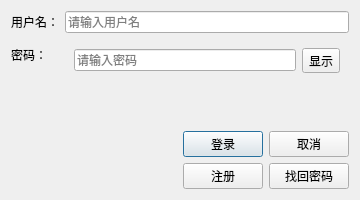
<?xml version="1.0" encoding="UTF-8"?>
<ui version="4.0">
 <class>LoginDialog</class>
 <widget class="QDialog" name="LoginDialog">
  <property name="geometry">
   <rect>
    <x>0</x>
    <y>0</y>
    <width>360</width>
    <height>200</height>
   </rect>
  </property>
  <property name="windowTitle">
   <string>登录</string>
  </property>
  <layout class="QVBoxLayout" name="verticalLayout">
   <item>
    <layout class="QFormLayout" name="formLayout">
     <item row="0" column="0">
      <widget class="QLabel" name="labelUser">
       <property name="text">
        <string>用户名：</string>
       </property>
      </widget>
     </item>
     <item row="0" column="1">
      <widget class="QLineEdit" name="editUsername">
       <property name="placeholderText">
        <string>请输入用户名</string>
       </property>
      </widget>
     </item>
     <item row="1" column="0">
      <widget class="QLabel" name="labelPass">
       <property name="text">
        <string>密码：</string>
       </property>
      </widget>
     </item>
     <item row="1" column="1">
      <widget class="QWidget" name="passwordComposite" native="true">
       <layout class="QHBoxLayout" name="horizontalLayoutPass">
        <item>
         <widget class="QLineEdit" name="editPassword">
          <property name="echoMode">
           <enum>QLineEdit::Password</enum>
          </property>
          <property name="placeholderText">
           <string>请输入密码</string>
          </property>
         </widget>
        </item>
        <item>
         <widget class="QToolButton" name="btnTogglePassword">
          <property name="text">
           <string>显示</string>
          </property>
         </widget>
        </item>
       </layout>
      </widget>
     </item>
    </layout>
   </item>
   <item>
    <layout class="QHBoxLayout" name="buttonLayout">
     <item>
      <spacer name="horizontalSpacer">
       <property name="orientation">
        <enum>Qt::Horizontal</enum>
       </property>
       <property name="sizeHint" stdset="0">
        <size>
         <width>40</width>
         <height>20</height>
        </size>
       </property>
      </spacer>
     </item>
     <item>
      <widget class="QPushButton" name="btnLogin">
       <property name="text">
        <string>登录</string>
       </property>
      </widget>
     </item>
     <item>
      <widget class="QPushButton" name="btnCancel">
       <property name="text">
        <string>取消</string>
       </property>
      </widget>
     </item>
    </layout>
   </item>
   <item>
    <layout class="QHBoxLayout" name="bottomActions">
     <item>
      <spacer name="horizontalSpacer2">
       <property name="orientation">
        <enum>Qt::Horizontal</enum>
       </property>
       <property name="sizeHint" stdset="0">
        <size>
         <width>40</width>
         <height>20</height>
        </size>
       </property>
      </spacer>
     </item>
     <item>
      <widget class="QPushButton" name="btnRegister">
       <property name="text">
        <string>注册</string>
       </property>
      </widget>
     </item>
     <item>
      <widget class="QPushButton" name="btnForgot">
       <property name="text">
        <string>找回密码</string>
       </property>
      </widget>
     </item>
    </layout>
   </item>
  </layout>
 </widget>
 <resources/>
 <connections/>
 </ui>
